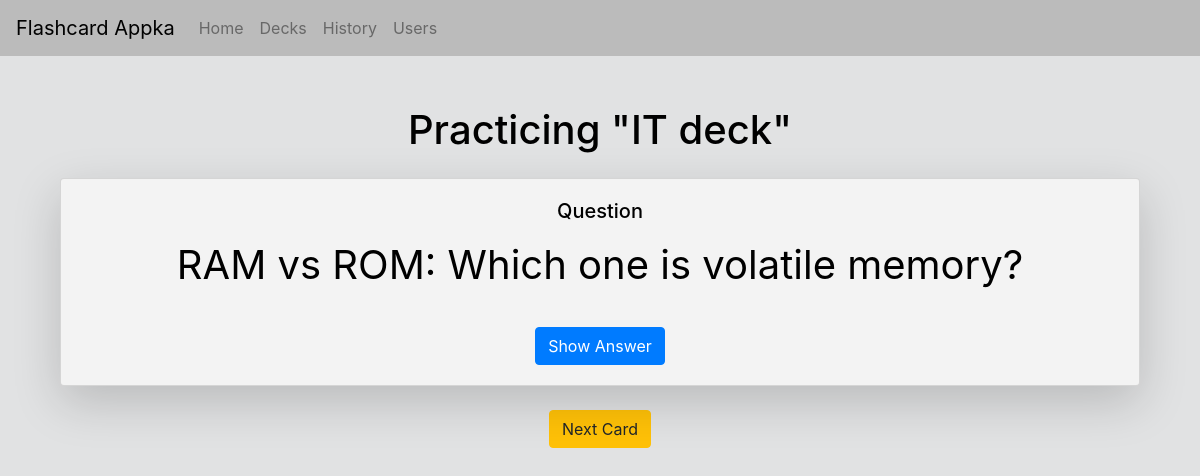
/decks/7/practice/, run on the app's committed database.
### playground/models.py (models this page shows, shortened)
class Deck(models.Model):
    name = models.CharField(max_length=100)
    user = models.ForeignKey(Cuser, on_delete=models.CASCADE)

class Card(models.Model):
    front_content = models.TextField()
    back_content = models.TextField()
    deck = models.ForeignKey(Deck, on_delete=models.CASCADE)
    tags = models.ManyToManyField(Tag)

### playground/views.py (the view)
# urls.py: path('decks/<int:deck_id>/practice/', views.practice, name='practice'),
def practice(request, deck_id):
    deck = get_object_or_404(Deck, id=deck_id)
    cards = list(deck.card_set.all())
    card = random.choice(cards) if cards else None
    return render(request, 'practice.html', {'deck': deck, 'card': card})

### playground/templates/practice.html (shortened to what this page needs)
{% extends "base.html" %}
{% block content %}
  <div class="container mt-5">
    <h1 class="text-center mb-4">Practicing "{{ deck.name }}"</h1>
    {% if card %}
      <div class="card shadow-lg">
        <div class="card-body text-center">
          <h5 class="card-title">Question</h5>
          <p class="card-text large-text">{{ card.front_content }}</p>
          <button id="toggle-button" class="btn btn-primary mt-3" onclick="toggleBackContent()">Show Answer</button>
        </div>
      </div>
      <div class="text-center mt-4">
        <a href="{% url 'practice' deck.id %}" class="btn btn-warning">Next Card</a>
      </div>
    {% else %}
      <p class="text-center">No cards available in this deck.</p>
    {% endif %}
  </div>
{% endblock %}

### playground/templates/base.html (style rules this page uses)
body { background-color: #e1e2e3; color: #000000; }
.container { margin-top: 50px; }
h1 { color: #000000; }
p { color: #000000; }
.container .card { background-color: #f3f3f3 }
.large-text { font-size: 2.5rem; }

### data on the page
Deck: name "IT deck"
Card: front_content "RAM vs ROM: Which one is volatile memory?"
